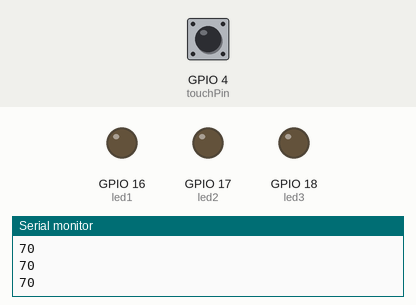
Recording of a sketch running on a simulated ESP32. On the bench: output pins drawn as LEDs (lit = HIGH), the last lines printed to the serial monitor. Dashed ring = blinking. The inputs (shaded band) are chosen by the test bench; at power-on: GPIO 4 (touchPin) HIGH.

Above: at 2.2 s.
2.3 s: GPIO 4 (touchPin) pulled LOW for 0.15 s
At 2.7 s:
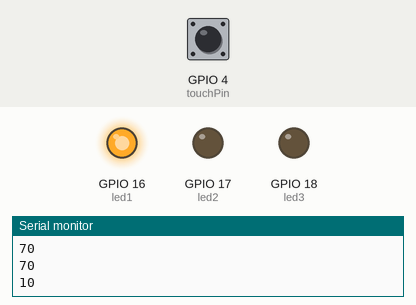
At 3.7 s:
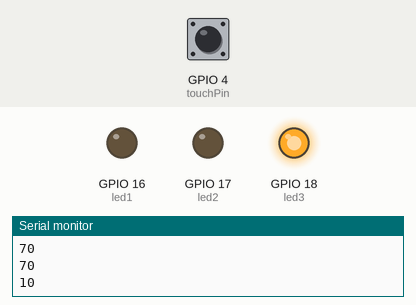
5.3 s: GPIO 4 (touchPin) pulled LOW for 3.2 s
At 6.2 s:
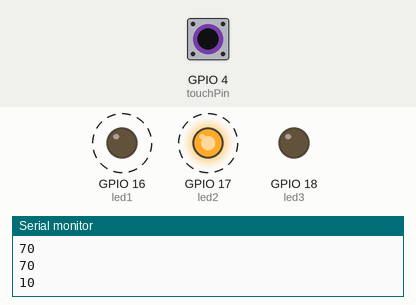
Timing chart, 0 to 11.3 s (numbered marks = the images above; inputs shaded):
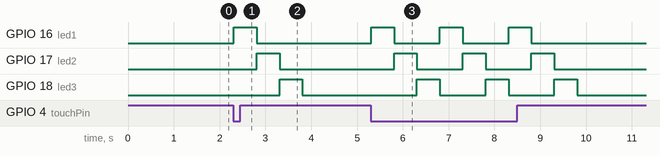

Measured:
- after the input at 2.3 s, GPIO 16 (led1): LOW → HIGH at once, → LOW 0.50 s later; GPIO 17 (led2): LOW → HIGH after 0.51 s, → LOW 0.50 s later; GPIO 18 (led3): LOW → HIGH after 1.0 s, → LOW 0.50 s later
- after the input at 5.3 s, GPIO 16 (led1): alternates HIGH for 0.50 s and LOW for 1.0 s, 6 changes in all, then stays LOW, starting at once; GPIO 17 (led2): alternates HIGH for 0.50 s and LOW for 1.0 s, 6 changes in all, then stays LOW, starting after 0.51 s

The sketch:

JOB2_A_langkah_9.ino
```cpp
//KELOMPOK 1
//Ahnaf Haris           4.31.21.0.01
//Clara Silvia Anggreni 4.31.21.0.10
//Ferdy Rino Damara     4.31.21.0.12

const int touchPin = 4;  // Pin sentuh (Touch 0) di GPIO 4
const int led1 = 16;    // LED pertama di GPIO 16
const int led2 = 17;    // LED kedua di GPIO 17
const int led3 = 18;    // LED ketiga (Running LED) di GPIO 18

int runningLedState = 0;  // Menyimpan status dari running LED
int isTouched = 0;   // Menyimpan status apakah sensor disentuh sebelumnya

void setup() {
  Serial.begin(115200); // Mengaktifkan komunikasi serial dengan kecepatan 115200 bps.
  delay(1000); // Beri waktu untuk membuka serial monitor.
  Serial.println("ESP32 Touch Test"); // Mencetak pesan "ESP32 Touch Test" ke serial monitor.
  pinMode(touchPin, INPUT); // Mengatur pin sentuh sebagai pin input.
  pinMode(led1, OUTPUT); // Mengatur pin LED pertama sebagai pin keluaran.
  pinMode(led2, OUTPUT); // Mengatur pin LED kedua sebagai pin keluaran.
  pinMode(led3, OUTPUT); // Mengatur pin LED ketiga sebagai pin keluaran.
}

void loop() {
  int touchValue = touchRead(touchPin); // Membaca nilai sentuh dari pin sentuh.
  Serial.println(touchValue); // Mencetak nilai sentuh ke serial monitor.

  if (touchValue < 20) {
    // Ketika sensor disentuh, atur running LED menjadi bergerak dari kiri ke kanan
    isTouched = 1; // Mengatur status isTouched menjadi 1.
  }
  else {
    isTouched = 0; // Jika tidak disentuh, mengatur status isTouched menjadi 0.
  }

  // Atur running LED sesuai dengan runningLedState
  if (isTouched == 1) {
    // Jika sensor disentuh, atur urutan LED sesuai dengan runningLedState
    // dan beri jeda 500 milidetik antara perubahan keadaan LED.
    digitalWrite(led1, HIGH);
    digitalWrite(led2, LOW);
    digitalWrite(led3, LOW);
    delay(500);
    digitalWrite(led1, LOW);
    digitalWrite(led2, HIGH);
    digitalWrite(led3, LOW);
    delay(500);
    digitalWrite(led1, LOW);
    digitalWrite(led2, LOW);
    digitalWrite(led3, HIGH);
    delay(500);
  }
  else {
    // Jika tidak disentuh, matikan semua LED dan beri jeda 10 milidetik.
    digitalWrite(led1, LOW);
    digitalWrite(led2, LOW);
    digitalWrite(led3, LOW);
    delay(10);
  }
}
```
